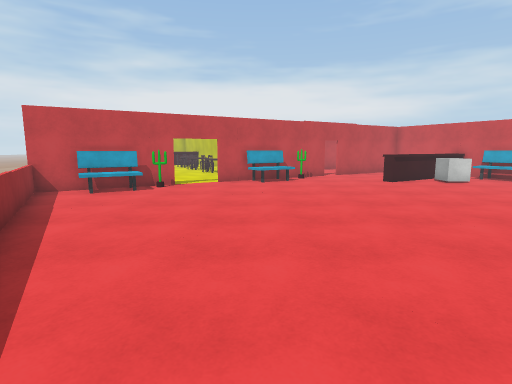
[1] (above)

17 first-person views from a walk through a 3-D level made in the Unity game engine. The camera is 1.5 m above the floor, tilts 8° down and sees 80° across. The floor is counted in squares, 1 m on a side. Each view is taken from the middle of a square. On the plan, view 1 faces up. The plan holds only what a view shows up to about 15 squares ahead; the rest is blank. The place goes on beyond the plan. Some surface patterns are stand-ins.

[2]
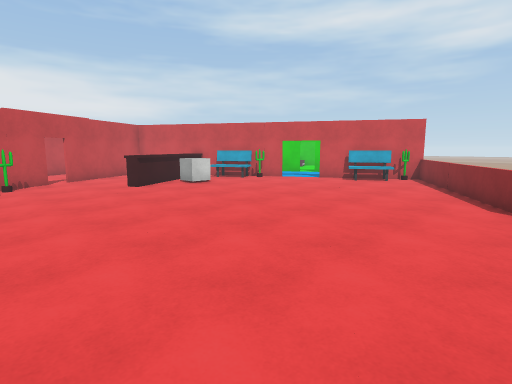

[3]
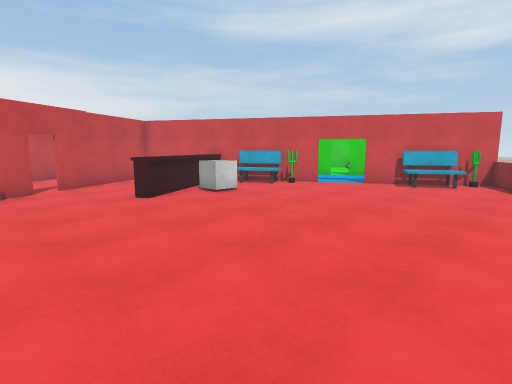

[4]
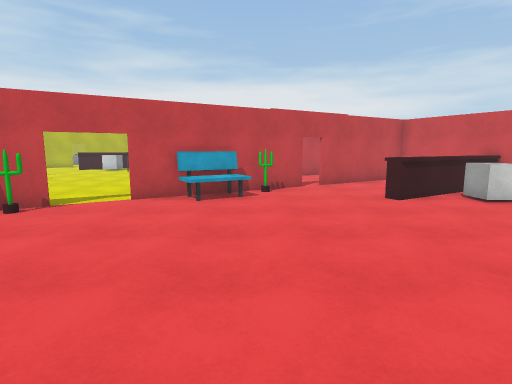

[5]
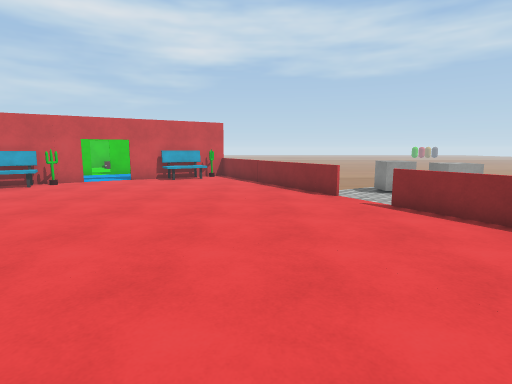

[6]
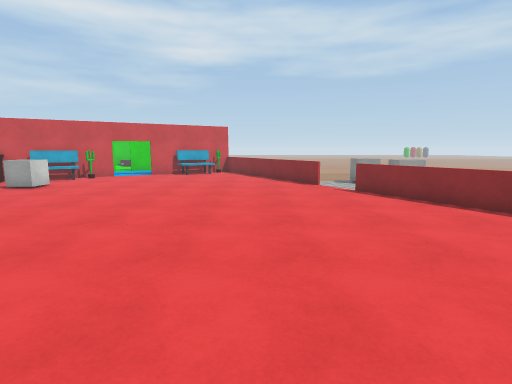

[7]
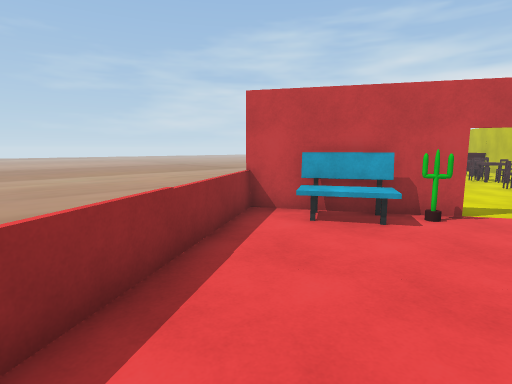

[8]
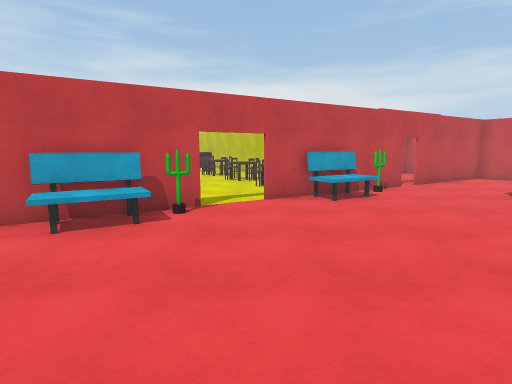

[9]
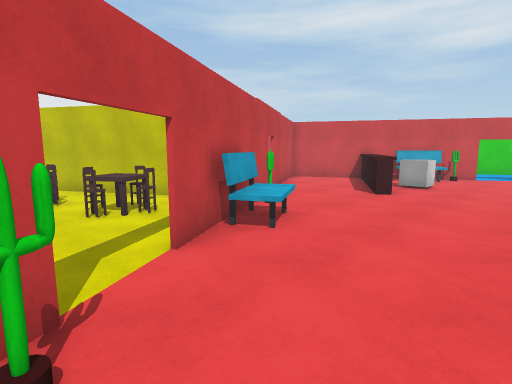

[10]
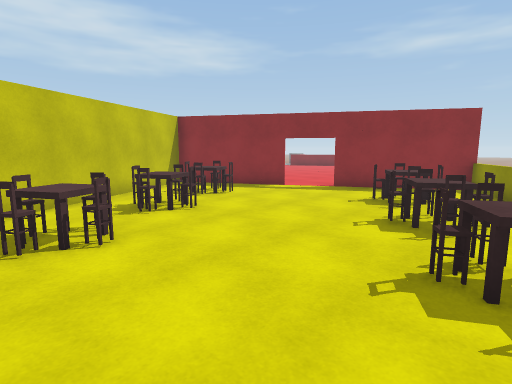

[11]
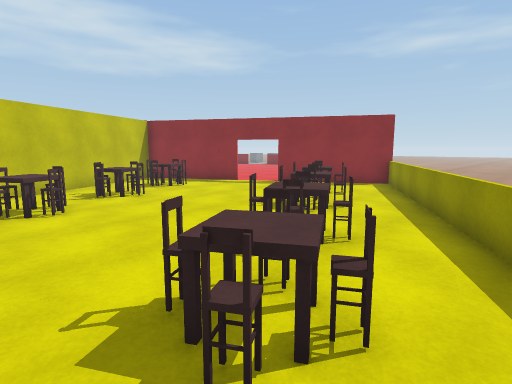

[12]
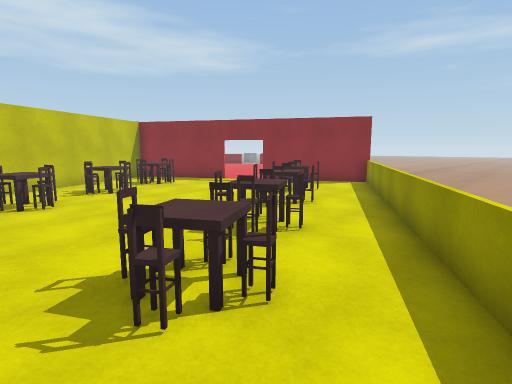

[13]
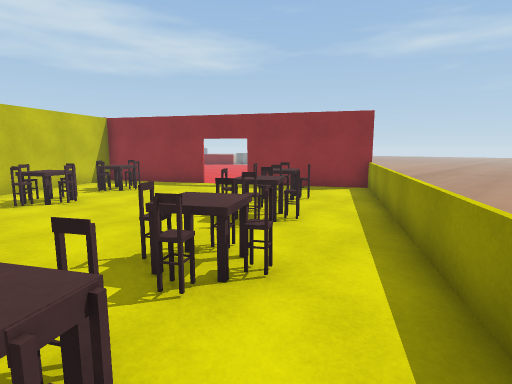

[14]
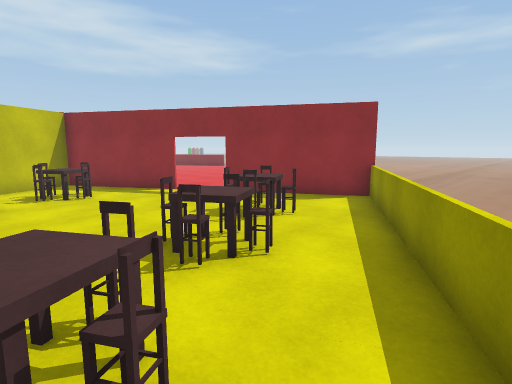

[15]
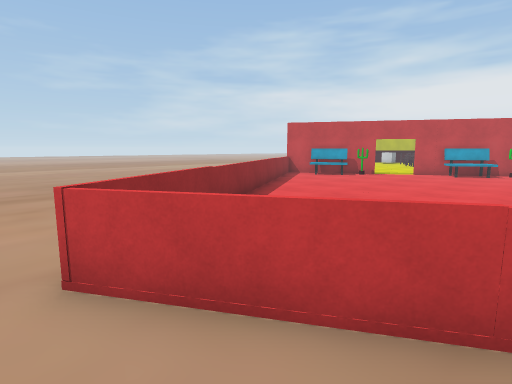

[16]
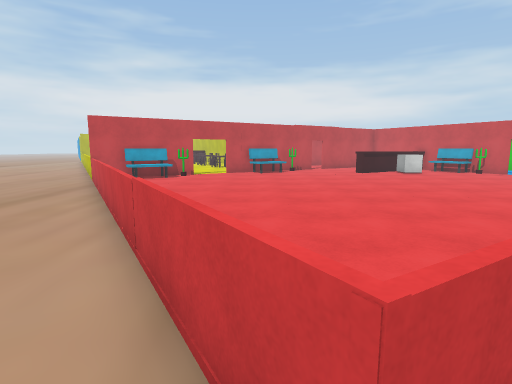

[17]
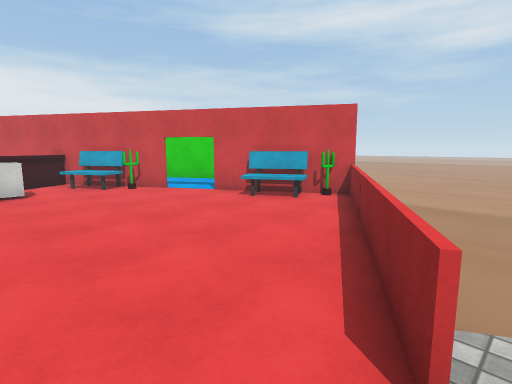

### Floor plan
Points are (right, up) in squares from view 1. A wall is a line through its corners. A room is listed if a view was taken in it or the views show most of it. See-through windows are left out.
Room 1 (views 1, 2, 3, 4, 5, 6, 7, 8, 9, 17)
walls: (9.6, 2.3) (17.4, 6.9) (14.9, 11.1); (3.9, 17.3) (-1.7, 14); (-3.4, 13) (-7.9, 10.3); (13.9, 12.8) (9.6, 20.2); (3.9, -1) (8, 1.4); (8.8, 20.2) (4.6, 17.7); (-7.8, 10.6) (0.4, -3.2)
ways out: opening at (-2.5, 13.5) to room 2; opening at (9, 1) to room 3; opening at (15, 12); gap at (0.5, -2)
objects: other object (-6, 10) to (-4, 11); other object (-4, 12); other object (0, 14) to (2, 15); other object (6, 14); other object (7, 14) to (8, 15); other object (8, 16); cube (9, 14) to (9, 15); other object (9, 16); other object (10, 16) to (10, 17); other object (11, 14) to (12, 16); other object (11, 17); other object (13, 14); other object (15, 8) to (16, 10)
Room 2 (views 10, 11, 12, 13, 14)
walls: (-1.9, 14) (2.4, 16.5) (-1.6, 23.3); (-13.9, 21) (-7.8, 10.6); (-7.8, 10.5) (-3.5, 13)
ways out: opening at (-2.5, 13.5) to room 1; gap at (-9, 14)
objects: other object (-12, 21) to (-11, 23); other object (-11, 19) to (-9, 20); other object (-9, 16) to (-8, 18); other object (-7, 14) to (-6, 15); other object (-5, 22) to (-4, 23); other object (-3, 19) to (-2, 21); other object (-2, 17) to (0, 18)
Room 3 (view 15)
walls: (3.9, -1.2) (1.1, -2.8)
ways out: opening at (9, 1) to room 1; opening at (1, -5) to room 4
objects: cube (9, -1) to (10, -1); cube (10, 0) to (11, 0)
Room 4 (view 16)
walls: (1.1, -2.8) (0.3, -3.3) (-7.8, 10.5)
ways out: opening at (1, -5) to room 3

Where each view was taken, in squares from view 1:
view 1: 0 up, 0 right, facing up
view 2: 2 up, 1 right, facing up-right
view 3: 5 up, 2 right, facing up-right
view 4: 5 up, 2 right, facing up
view 5: 5 up, 0 right, facing right
view 6: 5 up, 3 left, facing right
view 7: 5 up, 2 left, facing up-left
view 8: 5 up, 2 left, facing up
view 9: 10 up, 4 left, facing up-right
view 10: 24 up, 10 left, facing down-right
view 11: 24 up, 13 left, facing down-right
view 12: 24 up, 14 left, facing down-right
view 13: 22 up, 13 left, facing down-right
view 14: 20 up, 12 left, facing down-right
view 15: 4 down, 4 right, facing up-left
view 16: 4 down, 0 right, facing up
view 17: 2 up, 8 right, facing up-right
